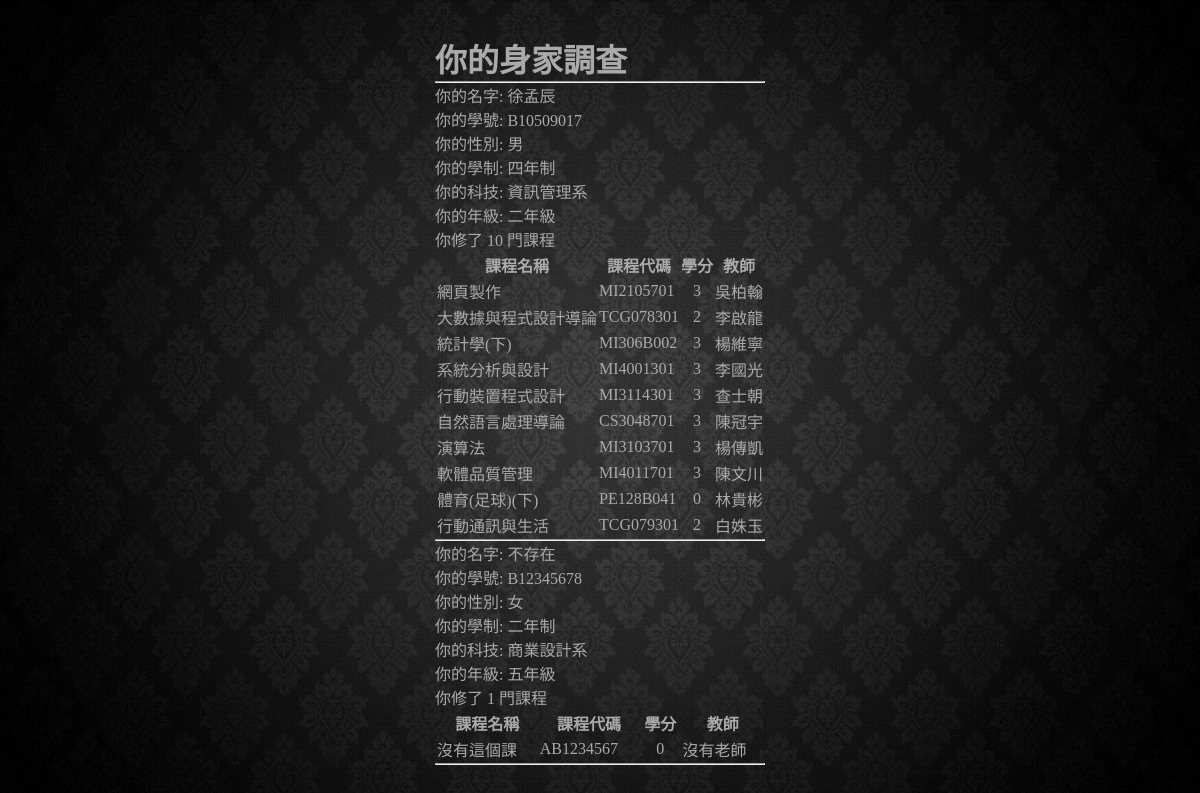
The page /sheiun on the database its author committed.
### sheiun/models.py (models this page shows, shortened)
class Person(models.Model):
	name = models.CharField(max_length=5) # 徐孟辰
	sid = models.CharField(max_length=10) # B10509017
	gender = models.BooleanField(default=True) # True(男)
	es = models.CharField(max_length=1) # 四(四年制)
	depart = models.CharField(max_length=10) #資訊管理系
	grade = models.CharField(max_length=1) #二(二年級)

class Course(models.Model):
	name = models.CharField(max_length=20) # 網頁製作
	cid = models.CharField(max_length=10) # MI2105701
	credit = models.DecimalField(max_digits=1, decimal_places=0) # 3
	teacher =  models.CharField(max_length=5) # 吳柏翰
	person = models.ForeignKey(Person)

### sheiun/views.py (the view)
def index(request):
	people = Person.objects.all()
	return render_to_response('sheiun/index.html', locals())

### sheiun/templates/sheiun/index.html (shortened to what this page needs)
{% load staticfiles %}
<!DOCTYPE html>
<html>
<head>
	<link rel="stylesheet" href="{% static 'css/mycss.css' %}">
</head>
<body>
<h1>你的身家調查</h1>
<hr>
{% for p in people %}
<p>
你的名字: {{ p.name }}<br>
你的學號: {{ p.sid }}<br>
你的性別: {% if p.gender %}男{% else %}女{% endif %}<br>
你的學制: {{ p.es }}年制<br>
你的科技: {{ p.depart }}系<br>
你的年級: {{ p.grade }}年級<br>
{% if p.course_set.all %}
你修了 {{ p.course_set.all|length }} 門課程</p>
<table class="table">
	<tr>
		<th>課程名稱</th>
		<th>課程代碼</th>
		<th>學分</th>
		<th>教師</th>
	</tr>
	{% for course in p.course_set.all %}
	<tr>
		<td>{{ course.name }}</td>
		<td>{{ course.cid }}</td>
		<td class="center">{{ course.credit }}</td>
		<td>{{ course.teacher }}</td>
	</tr>
	{% endfor%}
</table>
<hr>
{% else %}
	<p>沒有人存在的網頁QWQ</p>
{% endif %}
{% endfor %}
</body>
</html>

### sheiun/static/css/mycss.css (style rules this page uses)
* { margin: 0; padding: 0; box-sizing: border-box; font-family: 'Noto Sans TC'; color: #aaa; }
html, body { height: 100%; background: url(../images/bg.jpg) no-repeat center center fixed; -webkit-background-size: cover; -moz-background-size: cover; -o-background-size: cover; background-size: cover; }
html { display: table; margin: auto; }
body { display: table-cell; vertical-align: middle; }
.table { width: 100%; }
.center { text-align: center; }

### rows shown on the page
Person: name "徐孟辰", sid "B10509017", gender "男", es "四", depart "資訊管理", grade "二", course_set.all|length "10"
Course: name "網頁製作", cid "MI2105701", credit "3", teacher "吳柏翰"
Course: name "大數據與程式設計導論", cid "TCG078301", credit "2", teacher "李啟龍"
Course: name "統計學(下)", cid "MI306B002", credit "3", teacher "楊維寧"
Course: name "系統分析與設計", cid "MI4001301", credit "3", teacher "李國光"
Course: name "行動裝置程式設計", cid "MI3114301", credit "3", teacher "查士朝"
Course: name "自然語言處理導論", cid "CS3048701", credit "3", teacher "陳冠宇"
Course: name "演算法", cid "MI3103701", credit "3", teacher "楊傳凱"
Course: name "軟體品質管理", cid "MI4011701", credit "3", teacher "陳文川"
Course: name "體育(足球)(下)", cid "PE128B041", credit "0", teacher "林貴彬"
Course: name "行動通訊與生活", cid "TCG079301", credit "2", teacher "白姝玉"
Person: name "不存在", sid "B12345678", gender "女", es "二", depart "商業設計", grade "五", course_set.all|length "1"
Course: name "沒有這個課", cid "AB1234567", credit "0", teacher "沒有老師"
